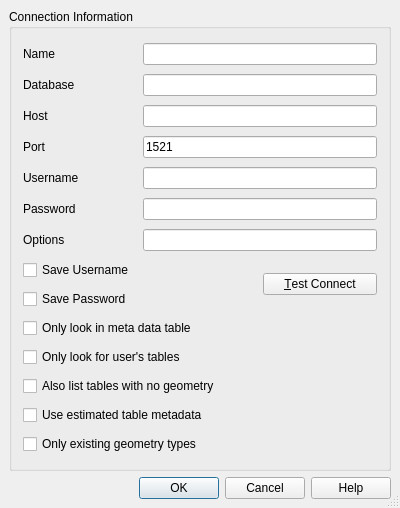
<?xml version="1.0" encoding="UTF-8"?>
<ui version="4.0">
 <class>QgsOracleNewConnectionBase</class>
 <widget class="QDialog" name="QgsOracleNewConnectionBase">
  <property name="geometry">
   <rect>
    <x>0</x>
    <y>0</y>
    <width>400</width>
    <height>508</height>
   </rect>
  </property>
  <property name="sizePolicy">
   <sizepolicy hsizetype="MinimumExpanding" vsizetype="MinimumExpanding">
    <horstretch>0</horstretch>
    <verstretch>0</verstretch>
   </sizepolicy>
  </property>
  <property name="windowTitle">
   <string>Create a New Oracle connection</string>
  </property>
  <property name="sizeGripEnabled">
   <bool>true</bool>
  </property>
  <property name="modal">
   <bool>true</bool>
  </property>
  <layout class="QGridLayout">
   <property name="margin">
    <number>9</number>
   </property>
   <property name="spacing">
    <number>6</number>
   </property>
   <item row="1" column="0">
    <widget class="QDialogButtonBox" name="buttonBox">
     <property name="standardButtons">
      <set>QDialogButtonBox::Cancel|QDialogButtonBox::Help|QDialogButtonBox::Ok</set>
     </property>
    </widget>
   </item>
   <item row="0" column="0">
    <widget class="QGroupBox" name="GroupBox1">
     <property name="title">
      <string>Connection Information</string>
     </property>
     <layout class="QGridLayout" name="gridLayout_1">
      <item row="13" column="0" colspan="3">
       <widget class="QCheckBox" name="cb_useEstimatedMetadata">
        <property name="toolTip">
         <string>Use estimated table statistics for the layer metadata.</string>
        </property>
        <property name="whatsThis">
         <string>&lt;html&gt;&lt;head/&gt;&lt;body&gt;&lt;p&gt;When the layer is setup various metadata is required for the Oracle table. This includes information such as the table row count, geometry type and spatial extents of the data in the geometry column. If the table contains a large number of rows determining this metadata is time consuming.&lt;/p&gt;&lt;p&gt;By activating this option the following fast table metadata operations are done:&lt;/p&gt;&lt;p&gt;1) Row count is determined from all_tables.num_rows.&lt;/p&gt;&lt;p&gt;2) Table extents are always determined with the SDO_TUNE.EXTENTS_OF function even if a layer filter is applied.&lt;/p&gt;&lt;p&gt;3) The table geometry is determined from the first 100 non-null geometry rows in the table.&lt;/p&gt;&lt;/body&gt;&lt;/html&gt;</string>
        </property>
        <property name="text">
         <string>Use estimated table metadata</string>
        </property>
       </widget>
      </item>
      <item row="5" column="0">
       <widget class="QLabel" name="TextLabel3_2">
        <property name="text">
         <string>Password</string>
        </property>
        <property name="buddy">
         <cstring>txtPassword</cstring>
        </property>
       </widget>
      </item>
      <item row="4" column="0">
       <widget class="QLabel" name="TextLabel3">
        <property name="text">
         <string>Username</string>
        </property>
        <property name="buddy">
         <cstring>txtUsername</cstring>
        </property>
       </widget>
      </item>
      <item row="1" column="0">
       <widget class="QLabel" name="label">
        <property name="text">
         <string>Database</string>
        </property>
        <property name="buddy">
         <cstring>txtDatabase</cstring>
        </property>
       </widget>
      </item>
      <item row="0" column="0">
       <widget class="QLabel" name="TextLabel1_2">
        <property name="text">
         <string>Name</string>
        </property>
        <property name="buddy">
         <cstring>txtName</cstring>
        </property>
       </widget>
      </item>
      <item row="10" column="0" colspan="3">
       <widget class="QCheckBox" name="cb_geometryColumnsOnly">
        <property name="toolTip">
         <string>Restrict the displayed tables to those that are in the all_sdo_geom_metadata table</string>
        </property>
        <property name="whatsThis">
         <string>&lt;html&gt;&lt;head/&gt;&lt;body&gt;&lt;p&gt;Restricts the displayed tables to those that are in the all_sdo_geom_metadata view. This can speed up the initial display of spatial tables.&lt;/p&gt;&lt;/body&gt;&lt;/html&gt;</string>
        </property>
        <property name="text">
         <string>Only look in meta data table</string>
        </property>
       </widget>
      </item>
      <item row="11" column="0" colspan="3">
       <widget class="QCheckBox" name="cb_userTablesOnly">
        <property name="toolTip">
         <string>When searching for spatial tables restrict the search to tables that are owned by the user.</string>
        </property>
        <property name="whatsThis">
         <string>&lt;html&gt;&lt;head/&gt;&lt;body&gt;&lt;p&gt;When searching for spatial tables restrict the search to tables that are owned by the user.&lt;/p&gt;&lt;/body&gt;&lt;/html&gt;</string>
        </property>
        <property name="text">
         <string>Only look for user's tables</string>
        </property>
       </widget>
      </item>
      <item row="12" column="0" colspan="3">
       <widget class="QCheckBox" name="cb_allowGeometrylessTables">
        <property name="text">
         <string>Also list tables with no geometry</string>
        </property>
        <property name="checked">
         <bool>false</bool>
        </property>
       </widget>
      </item>
      <item row="3" column="0">
       <widget class="QLabel" name="TextLabel2_2">
        <property name="text">
         <string>Port</string>
        </property>
        <property name="buddy">
         <cstring>txtPort</cstring>
        </property>
       </widget>
      </item>
      <item row="2" column="0">
       <widget class="QLabel" name="TextLabel1">
        <property name="text">
         <string>Host</string>
        </property>
        <property name="buddy">
         <cstring>txtHost</cstring>
        </property>
       </widget>
      </item>
      <item row="14" column="0" colspan="3">
       <widget class="QCheckBox" name="cb_onlyExistingTypes">
        <property name="toolTip">
         <string>Only list the existing geometry types and don't offer to add others.</string>
        </property>
        <property name="whatsThis">
         <string>&lt;html&gt;&lt;head/&gt;&lt;body&gt;&lt;p&gt;When the layer is setup various metadata is required for the Oracle table. This includes information such as the table row count, geometry type and spatial extents of the data in the geometry column. If the table contains a large number of rows determining this metadata is time consuming.&lt;/p&gt;&lt;p&gt;By activating this option the following fast table metadata operations are done:&lt;/p&gt;&lt;p&gt;1) Row count is determined from all_tables.num_rows.&lt;/p&gt;&lt;p&gt;2) Table extents are always determined with the SDO_TUNE.EXTENTS_OF function even if a layer filter is applied.&lt;/p&gt;&lt;p&gt;3) The table geometry is determined from the first 100 non-null geometry rows in the table.&lt;/p&gt;&lt;/body&gt;&lt;/html&gt;</string>
        </property>
        <property name="text">
         <string>Only existing geometry types</string>
        </property>
       </widget>
      </item>
      <item row="8" column="2" rowspan="2">
       <widget class="QPushButton" name="btnConnect">
        <property name="text">
         <string>&amp;Test Connect</string>
        </property>
       </widget>
      </item>
      <item row="4" column="1" colspan="2">
       <widget class="QLineEdit" name="txtUsername"/>
      </item>
      <item row="8" column="0" colspan="2">
       <widget class="QCheckBox" name="chkStoreUsername">
        <property name="text">
         <string>Save Username</string>
        </property>
       </widget>
      </item>
      <item row="1" column="1" colspan="2">
       <widget class="QLineEdit" name="txtDatabase"/>
      </item>
      <item row="9" column="0" colspan="2">
       <widget class="QCheckBox" name="chkStorePassword">
        <property name="text">
         <string>Save Password</string>
        </property>
       </widget>
      </item>
      <item row="0" column="1" colspan="2">
       <widget class="QLineEdit" name="txtName">
        <property name="toolTip">
         <string>Name of the new connection</string>
        </property>
       </widget>
      </item>
      <item row="2" column="1" colspan="2">
       <widget class="QLineEdit" name="txtHost"/>
      </item>
      <item row="5" column="1" colspan="2">
       <widget class="QLineEdit" name="txtPassword">
        <property name="echoMode">
         <enum>QLineEdit::Password</enum>
        </property>
       </widget>
      </item>
      <item row="3" column="1" colspan="2">
       <widget class="QLineEdit" name="txtPort">
        <property name="text">
         <string>1521</string>
        </property>
       </widget>
      </item>
      <item row="6" column="0">
       <widget class="QLabel" name="TextLabel3_3">
        <property name="text">
         <string>Options</string>
        </property>
        <property name="buddy">
         <cstring>txtPassword</cstring>
        </property>
       </widget>
      </item>
      <item row="6" column="1" colspan="2">
       <widget class="QLineEdit" name="txtOptions">
        <property name="echoMode">
         <enum>QLineEdit::Normal</enum>
        </property>
       </widget>
      </item>
     </layout>
    </widget>
   </item>
  </layout>
 </widget>
 <layoutdefault spacing="6" margin="11"/>
 <tabstops>
  <tabstop>txtName</tabstop>
  <tabstop>txtDatabase</tabstop>
  <tabstop>txtHost</tabstop>
  <tabstop>txtPort</tabstop>
  <tabstop>txtUsername</tabstop>
  <tabstop>txtPassword</tabstop>
  <tabstop>txtOptions</tabstop>
  <tabstop>chkStoreUsername</tabstop>
  <tabstop>chkStorePassword</tabstop>
  <tabstop>btnConnect</tabstop>
  <tabstop>cb_geometryColumnsOnly</tabstop>
  <tabstop>cb_userTablesOnly</tabstop>
  <tabstop>cb_allowGeometrylessTables</tabstop>
  <tabstop>cb_useEstimatedMetadata</tabstop>
  <tabstop>cb_onlyExistingTypes</tabstop>
  <tabstop>buttonBox</tabstop>
 </tabstops>
 <resources/>
 <connections>
  <connection>
   <sender>buttonBox</sender>
   <signal>rejected()</signal>
   <receiver>QgsOracleNewConnectionBase</receiver>
   <slot>reject()</slot>
   <hints>
    <hint type="sourcelabel">
     <x>313</x>
     <y>501</y>
    </hint>
    <hint type="destinationlabel">
     <x>451</x>
     <y>312</y>
    </hint>
   </hints>
  </connection>
  <connection>
   <sender>buttonBox</sender>
   <signal>accepted()</signal>
   <receiver>QgsOracleNewConnectionBase</receiver>
   <slot>accept()</slot>
   <hints>
    <hint type="sourcelabel">
     <x>395</x>
     <y>501</y>
    </hint>
    <hint type="destinationlabel">
     <x>450</x>
     <y>287</y>
    </hint>
   </hints>
  </connection>
 </connections>
</ui>
